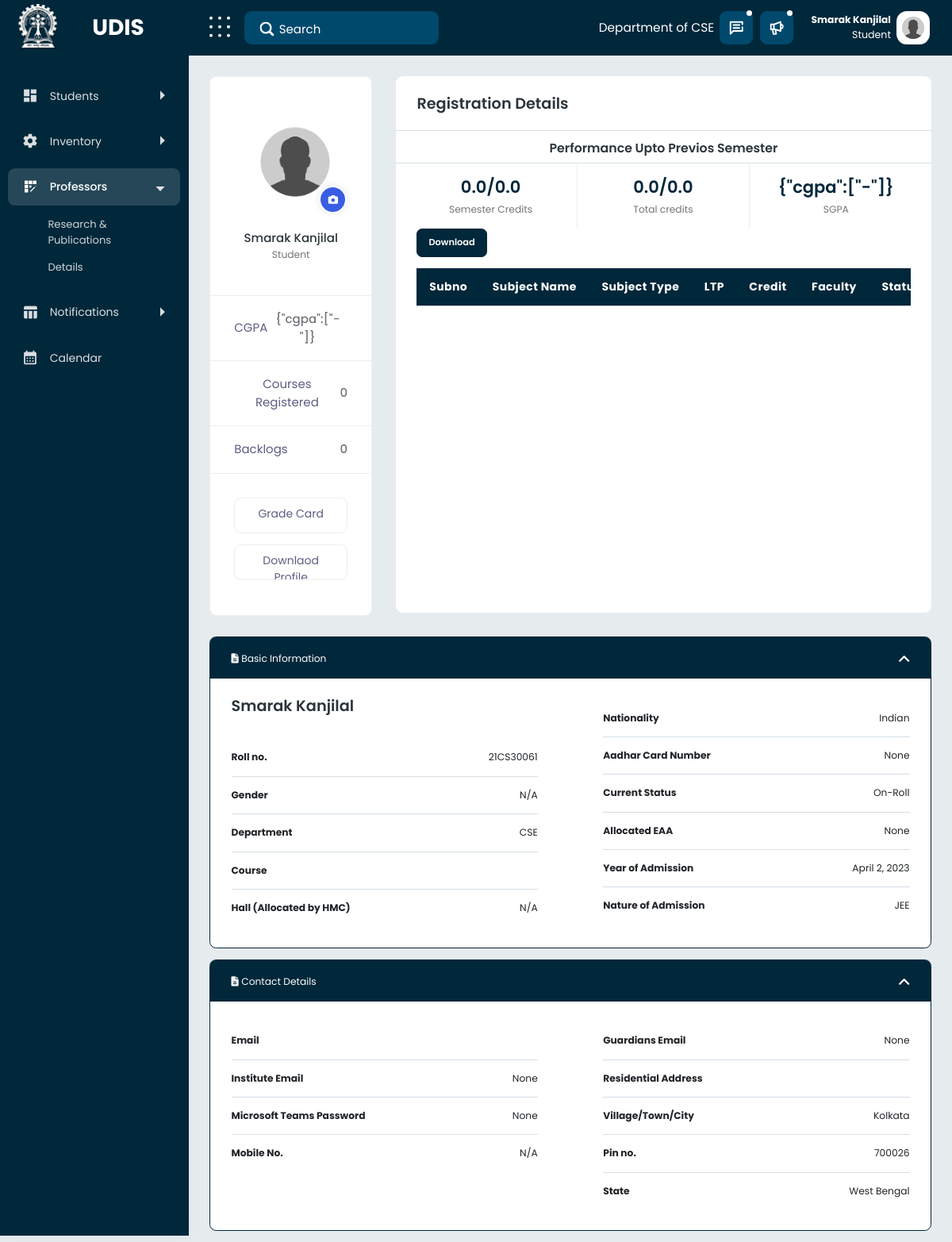
/student-profile/21CS30061 (signed in), run on an earlier commit of the app's database.
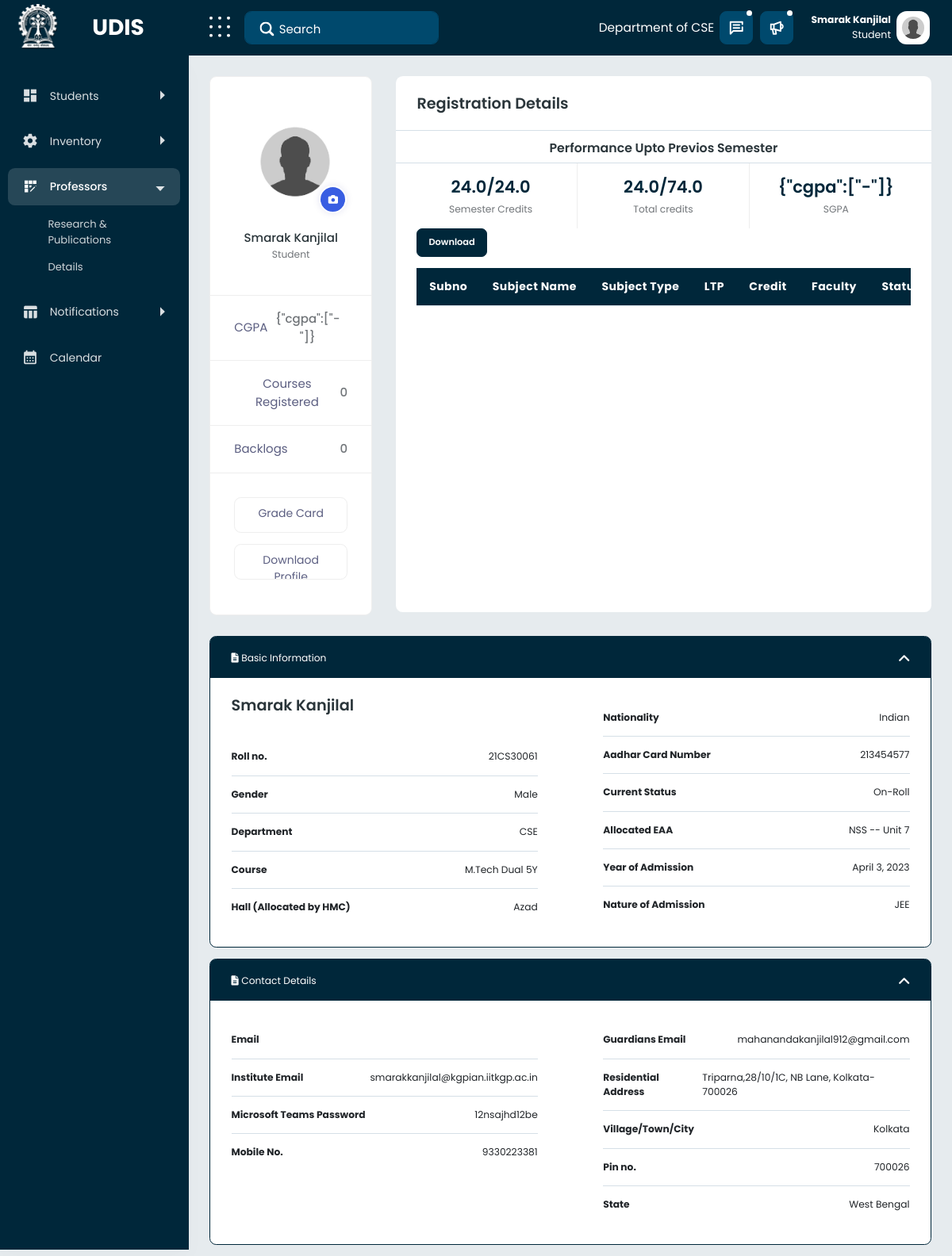
And on a later commit of the database.
### mainapp/models.py (models this page shows, shortened)
class usermodel(AbstractUser):
    username = None
    email = models.EmailField(_("email address"), unique=True)
    created_At = models.DateTimeField(null=True, blank=True, auto_now=True)
    name = models.CharField(max_length=200, null=False)
    department = models.TextField(default="Computer Science and Engineering")
    firstname = models.CharField(max_length=200, blank=True, null=True)
    lastname = models.CharField(max_length=200, blank=True, null=True)
    USERNAME_FIELD = "email"
    REQUIRED_FIELDS = []
    derived_type = models.CharField(
        max_length=200, default="Student", blank=True, null=True)
    objects = CustomUserManager()

class Student(usermodel):
    state = models.CharField(max_length=100)
    country = models.CharField(max_length=100)
    pin_code = models.IntegerField(null=True, blank=True)
    backlogs = models.IntegerField(default=0)
    regcourses = models.ManyToManyField(
        Course, blank=True,  related_name="regcourses")
    appcourses = models.ManyToManyField(
        Course, blank=True, related_name="appcourses")
    rejcourses = models.ManyToManyField(
        Course, blank=True,  related_name="rejcourses")
    cgpa = models.CharField(max_length=200, default="9.9")
    rollno = models.CharField(max_length=200, null=True, blank=True)
    gender = models.TextField(default="N/A")
    course = models.CharField(max_length=200, blank=True, default="B.Tech 4Y")
    hall = models.CharField(max_length=200, default="N/A")
    aadhar = models.CharField(max_length=200, null=True, blank=True)
    status = models.CharField(max_length=200, default="On-Roll")
    EAA = models.CharField(max_length=200, null=True, blank=True)
    adm_year = models.DateField(auto_now=True)
    nationality = models.CharField(max_length=200, default="Indian")
    adm_nature = models.CharField(max_length=200, default="JEE")
    inst_email = models.EmailField(null=True, blank=True)
    teams_pass = models.CharField(max_length=200, null=True, blank=True)
    mobile = models.CharField(max_length=200, default="N/A")
    guardian_email = models.EmailField(null=True, blank=True)
    address = models.TextField(null=True, blank=True)
    location = models.CharField(max_length=200, null=True, blank=True)
    cleared_sem_crd = models.FloatField(default=0)
    sem_crd = models.FloatField(default=0)
    cleared_tot_crd = models.FloatField(default=0)
    tot_crd = models.FloatField(default=0)
    sgpa = models.CharField(max_length=200, default="""{"sgpa":["-"]}""")
    sem = models.IntegerField(default=1)
    feespaid = models.FloatField(default=0)
    totalpaid = models.FloatField(default=0)
    regdone = models.CharField(max_length=10, default="Yes")
    def __str__(self):
        return self.name
    def getsgpa(self):
        print(self.sgpa)
        return self.cgpa.split(",")[-1]
    def getcgpa(self):
        print(self.cgpa)
        return self.cgpa.split(",")[-1]
    class Meta:
        unique_together = ('rollno', 'adm_year',)

### mainapp/views.py (the view)
# urls.py: path('student-profile/<str:rollno>', views.profile),
@login_required(login_url="/signin")
def profile(request, rollno):
	courses = [{"subno": "CS21204", "name": "Formal Language Automata Theory", "url": "/coursepage", "type": "DEPTH CORE", "LTP": "3-1-0", "credits": "4.0", "faculty": "Animesh Mukherjee , Soumyajit Dey", "status": "Registered"}, {"subno": "CS21204", "name": "Formal Language Automata Theory", "url": "/coursepage", "type": "DEPTH CORE", "LTP": "3-1-0", "credits": "4.0", "faculty": "Animesh Mukherjee , Soumyajit Dey", "status": "Registered"}, {"subno": "CS21204", "name": "Formal Language Automata Theory", "url": "/coursepage", "type": "DEPTH CORE", "LTP": "3-1-0", "credits": "4.0", "faculty": "Animesh Mukherjee , Soumyajit Dey", "status": "Registered"},
			   {"subno": "CS21204", "name": "Formal Language Automata Theory", "url": "/coursepage", "type": "DEPTH CORE", "LTP": "3-1-0", "credits": "4.0", "faculty": "Animesh Mukherjee , Soumyajit Dey", "status": "Registered"}, {"subno": "CS21204", "name": "Formal Language Automata Theory", "url": "/coursepage", "type": "DEPTH CORE", "LTP": "3-1-0", "credits": "4.0", "faculty": "Animesh Mukherjee , Soumyajit Dey", "status": "Registered"}, {"subno": "CS21204", "name": "Formal Language Automata Theory", "url": "/coursepage", "type": "DEPTH CORE", "LTP": "3-1-0", "credits": "4.0", "faculty": "Animesh Mukherjee , Soumyajit Dey", "status": "Registered"}]
	sgpa = [9.76, 9.84, 9.44, 9.28]
	today = datetime.date.today()
	print(today.year, rollno)
	student = Student.objects.get(rollno=rollno)
	courses = student.regcourses.all()
	print(student)
	context = {
		"user": "Student",
		"backlogs": 0,
		"courses": courses,
		"course": student.course,
		"cgpa": student.getcgpa(),
		"name": student.name,
		"rollno": student.rollno,
		"gender": student.gender,
		"department": student.department,
		"course": student.course,
		"nationality": student.nationality,
		"hall": student.hall,
		"aadhar": student.aadhar,
		"status": student.status,
		"EAA": student.EAA,
		"adm_year": student.adm_year,
		"adm_nature": student.adm_nature,
		"primary_email": student.email,
		"inst_email": student.inst_email,
		"teams_pass": student.teams_pass,
		"mobile": student.mobile,
		"guardian_email": student.guardian_email,
		"address": student.address,
		"location": student.location,
		"pin": student.pin_code,
		"state": student.state,
		"cleared_sem_crd": student.cleared_sem_crd,
		"sem_crd": student.sem_crd,
		"cleared_tot_crd": student.cleared_sem_crd,
		"tot_crd": student.tot_crd,
		"sgpa": student.getsgpa()
	}
	context["user"] = {"user": request.user,
					   "utype": request.user.derived_type}
	return render(request, "student-profile.html", context)

### mainapp/templates/student-profile.html (shortened to what the changed rows need)
{% extends "base.html" %} {% load static %} {% block content %}
<link href="{% static 'secretary/css/style.css' %}" rel="stylesheet" />
<div class="content-body">
  <div class="container-fluid">
    <div class="row">
      <div class="col-xl-3 col-lg-4">
        <div class="clearfix">
          <div class="card card-bx profile-card author-profile m-b30">
            <div class="card-body">
              <div class="info-list">
                <ul>
                  <li>
                    <a href="app-profile.html">CGPA</a><span>{{cgpa}}</span>
                  </li>
                </ul>
              </div>
            </div>
          </div>
        </div>
      </div>
      <div class="col-lg-9">
        <div class="card">
          <div class="col-xl-12 col-lg-12 col-sm-12">
            <div class="card" style="margin-bottom: 0">
              <div class="card-footer pt-0 pb-0 text-center">
                <div class="row">
                  <div class="col-4 pt-3 pb-3 border-end">
                    <h3 class="mb-1 text-primary">
                      {{cleared_sem_crd}}/{{sem_crd}}
                    </h3>
                    <span>Semester Credits</span>
                  </div>
                  <div class="col-4 pt-3 pb-3 border-end">
                    <h3 class="mb-1 text-primary">
                      {{cleared_tot_crd}}/{{tot_crd}}
                    </h3>
                    <span>Total credits</span>
                  </div>
                  <div class="col-4 pt-3 pb-3">
                    <h3 class="mb-1 text-primary">{{sgpa}}</h3>
                    <span>SGPA</span>
                  </div>
                </div>
              </div>
            </div>
          </div>
          <div class="card-body" style="padding-top: 1rem">
            <div class="table-responsive">
              <table class="table table-responsive-md">
                <thead>
                  <tr>
                    <th style="width: 80px"><strong>Subno</strong></th>
                    <th><strong>Subject Name</strong></th>
                    <th><strong>Subject Type</strong></th>
                    <th><strong>LTP</strong></th>
                    <th><strong>Credit</strong></th>
                    <th><strong>Faculty</strong></th>
                    <th><strong>status</strong></th>
                  </tr>
                </thead>
              </table>
            </div>
          </div>
        </div>
      </div>
      <div class="col-xl-12">
        <div class="filter cm-content-box box-primary">
          <div class="cm-content-body form excerpt">
            <div class="row">
              <div class="col-xl-6 col-lg-12 col-sm-12">
                <div class="card">
                  <div class="card-header border-0 pb-0">
                    <h2 class="card-title">{{name}}</h2>
                  </div>
                  <div class="card-body pb-0">
                    <ul class="list-group list-group-flush">
                      <li
                        class="list-group-item d-flex px-0 justify-content-between"
                      >
                        <strong>Roll no. </strong>
                        <span class="mb-0">{{rollno}}</span>
                      </li>
                      <li
                        class="list-group-item d-flex px-0 justify-content-between"
                      >
                        <strong>Gender</strong>
                        <span class="mb-0">{{gender}}</span>
                      </li>
                      <li
                        class="list-group-item d-flex px-0 justify-content-between"
                      >
                        <strong>Course</strong>
                        <span class="mb-0">{{course}}</span>
                      </li>
                      <li
                        class="list-group-item d-flex px-0 justify-content-between"
                      >
                        <strong>Hall (Allocated by HMC)</strong>
                        <span class="mb-0">{{hall}}</span>
                      </li>
                    </ul>
                  </div>
                </div>
              </div>
              <div class="col-xl-6 col-lg-12 col-sm-12">
                <div class="card">
                  <div class="card-body pb-0">
                    <ul class="list-group list-group-flush">
                      <li
                        class="list-group-item d-flex px-0 justify-content-between"
                      >
                        <strong>Nationality </strong>
                        <span class="mb-0">{{nationality}}</span>
                      </li>
                      <li
                        class="list-group-item d-flex px-0 justify-content-between"
                      >
                        <strong>Aadhar Card Number</strong>
                        <span class="mb-0">{{aadhar}}</span>
                      </li>
                      <li
                        class="list-group-item d-flex px-0 justify-content-between"
                      >
                        <strong>Current Status</strong>
                        <span class="mb-0">{{status}}</span>
                      </li>
                      <li
                        class="list-group-item d-flex px-0 justify-content-between"
                      >
                        <strong>Allocated EAA</strong>
                        <span class="mb-0">{{EAA}}</span>
                      </li>
                      <li
                        class="list-group-item d-flex px-0 justify-content-between"
                      >
                        <strong>Year of Admission</strong>
                        <span class="mb-0">{{adm_year}}</span>
                      </li>
                      <li
                        class="list-group-item d-flex px-0 justify-content-between"
                      >
                        <strong>Nature of Admission</strong>
                        <span class="mb-0">{{adm_nature}}</span>
                      </li>
                    </ul>
                  </div>
                </div>
              </div>
            </div>
          </div>
        </div>
        <div class="filter cm-content-box box-primary">
          <div class="cm-content-body form excerpt">
            <div class="row">
              <div class="col-xl-6 col-lg-12 col-sm-12">
                <div class="card">
                  <div class="card-body pb-0">
                    <ul class="list-group list-group-flush">
                      <li
                        class="list-group-item d-flex px-0 justify-content-between"
                      >
                        <strong>Institute Email</strong>
                        <span class="mb-0">{{inst_email}}</span>
                      </li>
                      <li
                        class="list-group-item d-flex px-0 justify-content-between"
                      >
                        <strong>Microsoft Teams Password</strong>
                        <span class="mb-0">{{teams_pass}}</span>
                      </li>
                      <li
                        class="list-group-item d-flex px-0 justify-content-between"
                      >
                        <strong>Mobile No.</strong>
                        <span class="mb-0">{{mobile}}</span>
                      </li>
                    </ul>
                  </div>
                </div>
              </div>
              <div class="col-xl-6 col-lg-12 col-sm-12">
                <div class="card">
                  <div class="card-body pb-0">
                    <ul class="list-group list-group-flush">
                      <li
                        class="list-group-item d-flex px-0 justify-content-between"
                      >
                        <strong>Guardians Email </strong>
                        <span class="mb-0">{{guardian_email}}</span>
                      </li>
                      <li
                        class="list-group-item d-flex px-0 justify-content-between"
                      >
                        <strong>Residential Address</strong>
                        <span class="mb-0">{{address}}</span>
                      </li>
                      <li
                        class="list-group-item d-flex px-0 justify-content-between"
                      >
                        <strong>Village/Town/City</strong>
                        <span class="mb-0">{{location}}</span>
                      </li>
                      <li
                        class="list-group-item d-flex px-0 justify-content-between"
                      >
                        <strong>State</strong>
                        <span class="mb-0">{{state}}</span>
                      </li>
                    </ul>
                  </div>
                </div>
              </div>
            </div>
          </div>
        </div>
      </div>
    </div>
  </div>
</div>
{% endblock content %}

What changed in the data, as far as the page shows it:
changed Student "{\"cgpa\":[\"-\"]}": cleared_sem_crd "0.0" → "24.0"; sem_crd "0.0" → "24.0"; tot_crd "0.0" → "74.0"; gender "N/A" → "Male"; course (not shown) → "M.Tech Dual 5Y"; hall "N/A" → "Azad"; aadhar (not shown) → "213454577"; EAA (not shown) → "NSS -- Unit 7"; adm_year "April 2, 2023" → "April 3, 2023"; inst_email (not shown) → "smarakkanjilal@kgpian.iitkgp.ac.in"; teams_pass (not shown) → "12nsajhd12be"; mobile "N/A" → "9330223381"; guardian_email (not shown) → "mahanandakanjilal912@gmail.com"; address (not shown) → "Triparna,28/10/1C, NB Lane, Kolkata-700026"
Also different on the page:
{{ aadhar }}: "None" → (not shown)
{{ EAA }}: "None" → (not shown)
{{ inst_email }}: "None" → (not shown)
{{ teams_pass }}: "None" → (not shown)
{{ guardian_email }}: "None" → (not shown)
